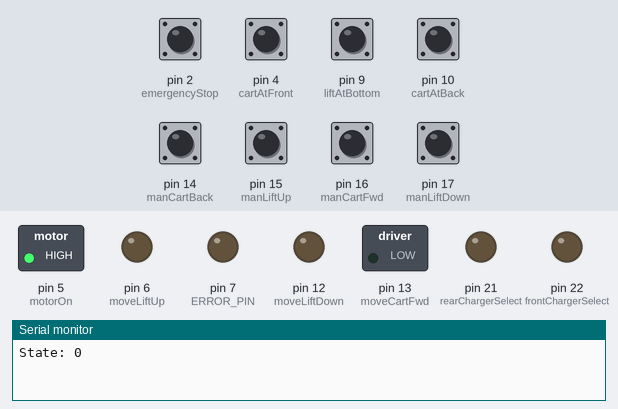
Bench run of a sketch on a simulated Arduino Mega 2560, built with avr-gcc and run on an emulated ATmega2560. On the bench: switched loads named in the sketch (green lamp = pin HIGH), output pins drawn as LEDs (lit = HIGH), the last lines printed to the serial monitor. The inputs (shaded band) are chosen by the test bench; at power-on: pin 2 (emergencyStop), pin 4 (cartAtFront), pin 9 (liftAtBottom), pin 10 (cartAtBack), pin 14 (manCartBack), pin 15 (manLiftUp), pin 16 (manCartFwd), pin 17 (manLiftDown) HIGH.

Above: at 0.05 s.
At 1.2 s:
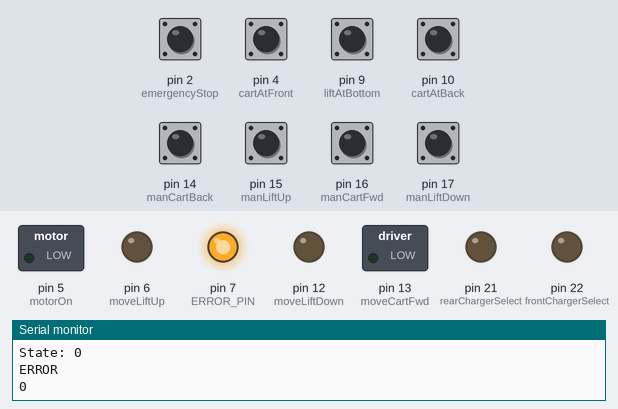
1.3 s: pin 2 (emergencyStop) pulled LOW for 0.15 s
Timing chart, 0 to 4.3 s (numbered marks = the images above; inputs shaded):
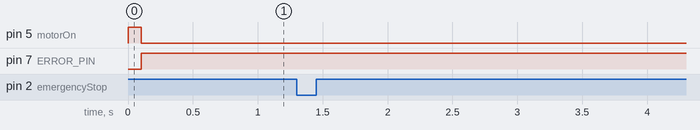

The sketch:

Ramp_Manual_Control.ino
```cpp
/* MANUAL MODE FOR THE RAMP! */
/*
 Bit 0 = manCartFwd
 Bit 1 = manCartBack
 Bit 2 = cartAtFront
 Bit 3 = cartAtBack
 Bit 4 = manLiftUp
 Bit 5 = manLiftDown
 Bit 6 = liftAtBottom
 Bit 7 = unassigned
 Bit 8 = unassigned
 Bit 9 = unassigned
 Bit 10 = unassigned
 Bit 11 = unassigned
 Bit 12 = unassigned
 Bit 13 = unassigned
 Bit 14 = unassigned
 Bit 15 = unassigned
 input: <man> <Obj> <Back/Front | up/down>
 output: <Obj> At <Where>
 */

/*
OUTPUTS:
   1. moveCartFwd/moveCartBack
   2. motorOn
   3. moveLiftUp
   4. moveLiftDown
 */
/* Serial signal for Emergency_Stop_Error */
const int ERROR_SIGNAL = 0xFF;

const int FWD_IN_OFFSET = 0;
const int BACK_IN_OFFSET = 1;
const int FWD_STOP_IN = 2;
const int BACK_STOP_IN = 3;
const int UP_IN_OFFSET = 4;
const int DOWN_IN_OFFSET = 5;
const int DOWN_STOP_IN = 6;

//4 inputs for ramp
const int manCartFwd = 16;   //B2
const int manCartBack = 14;  //B3
const int cartAtFront = 4;   //D4
const int cartAtBack = 10;   //B6

//Emergency Stop Input
const int emergencyStop = 2; //D1

//3 inputs for lift
const int manLiftUp = 15;    //B1
const int manLiftDown = 17;  //B0
const int liftAtBottom = 9;  //B5

//ERROR PIN
const int ERROR_PIN = 7;    //E6

//4 outputs
const int moveCartFwd = 13;   //C7
const int moveCartBack = 13;   //C7
const int motorOn = 5;   //C6
const int moveLiftUp = 6;     //D7
const int moveLiftDown = 12;  //D6

//outputs for checking battery location
const int rearChargerSelect = 21; //F4
const int frontChargerSelect = 22; //F1

//input for checking battery location
const int optoIsolator = 19; //F6

//enum for battery location
typedef enum {FRONT, BACK} batteryLocation;

/* Variables to hold the current and previous states */
uint16_t prevState = 0x0000;
uint16_t currState = 0x0000;

void setup() {
  	Serial.begin(9600);

	//Set ramp signals as inputs
  	pinMode(manCartFwd, INPUT);
  	pinMode(manCartBack, INPUT);
  	pinMode(cartAtFront, INPUT);
  	pinMode(cartAtBack, INPUT);
  	pinMode(emergencyStop, INPUT);

	//Set lift signals as inputs
  	pinMode(manLiftUp, INPUT);
  	pinMode(manLiftDown, INPUT);
  	pinMode(liftAtBottom, INPUT);

	// Set output pins:
  	pinMode(ERROR_PIN,OUTPUT);
  	pinMode(moveCartFwd,OUTPUT);
  	pinMode(moveCartBack,OUTPUT);
  	pinMode(motorOn,OUTPUT);
  	pinMode(moveLiftUp, OUTPUT);
  	pinMode(moveLiftDown, OUTPUT);

	// Outputs for checking battery location
  	pinMode(rearChargerSelect, OUTPUT);
  	pinMode(frontChargerSelect, OUTPUT);

	// Input for opto isolator
  	pinMode(optoIsolator, INPUT);

	// Set the inputs as high (since active low)
  	digitalWrite(manCartFwd, HIGH);
  	digitalWrite(manCartBack, HIGH);
  	digitalWrite(cartAtFront, HIGH);
  	digitalWrite(cartAtBack, HIGH);
  	digitalWrite(emergencyStop, HIGH);

  	digitalWrite(manLiftUp, HIGH);
  	digitalWrite(manLiftDown, HIGH);
  	digitalWrite(liftAtBottom, HIGH);

  	// don't set optoIsolator high [it is done in checkForBattery()]

	// Set outputs as low initially
  	digitalWrite(ERROR_PIN,LOW);
  	digitalWrite(moveCartFwd, LOW);
  	digitalWrite(moveLiftUp, LOW);
  	digitalWrite(moveLiftDown, LOW);

  	digitalWrite(rearChargerSelect, LOW);
  	digitalWrite(frontChargerSelect, LOW);

  	/* SET THIS ONE HIGH! */
  	digitalWrite(motorOn, HIGH);

	/* INTERRPUT! */
	attachInterrupt(digitalPinToInterrupt(emergencyStop), StopISR, FALLING);
}

/* This function takes all of the inputs and adds it into
   the state to be returned (currstate). All inputs are
   active low. */
uint16_t checkInputs(){
  uint8_t tempState = 0x00;
  tempState |= (!digitalRead(manCartFwd)) << FWD_IN_OFFSET;
  tempState |= (!digitalRead(manCartBack)) << BACK_IN_OFFSET;
  tempState |= (!digitalRead(cartAtFront)) << FWD_STOP_IN;
  tempState |= (!digitalRead(cartAtBack)) << BACK_STOP_IN;
  tempState |= (!digitalRead(manLiftUp)) << UP_IN_OFFSET;
  tempState |= (!digitalRead(manLiftDown)) << DOWN_IN_OFFSET;
  tempState |= (!digitalRead(liftAtBottom)) << DOWN_STOP_IN;
  return tempState;
}

void loop() {
  prevState = currState;
  currState = checkInputs();
  Serial.print("State: ");
  Serial.println(currState, HEX);
  delay(100);
  if (Serial1.available() > 0){
    uint16_t incoming = Serial1.read() << 8;
    incoming |= Serial1.read();
    Serial.print("External State: ");
    Serial.println(incoming);
  }

  switch (currState) {

  /* Lift not all the way down and not moving lift. */
  case 0x01:
  case 0x02:
  case 0x04:
  case 0x05:
  case 0x06:
  case 0x08:
  case 0x09:
  case 0x0A:
  	 break;

  case 0x40: //LIFT IS DOWN, NOT MOVING
  case 0x44: //FWD END ON, DOWN ON, NOT MOVING
  case 0x48: //BACK END ON, DOWN ON, NOT MOVING
    stopCarts();
    stopLift();
    break;

  case 0x41: //MOVE FWD SWITCH IS ON
  case 0x49: //MOVE FWD, BACK END IS ON
    movFwd();
    break;

  case 0x45: // MOVE FWD, BUT FWD END IS ON
  case 0x4A: // MOVE BACKWARD, BUT BACK END IS ON
    stopCarts();
    break;

  case 0x42: //MOVE BACKWARD SWITCH IS ON
  case 0x46: //MOVE BACKWARD, FWD END IS ON
    movRev();
    break;

  case 0x14:  //MANUAL RAISE LIFT IS ON, CARTS IN FRONT
  case 0x18:  //MANUAL RAISE LIFT IS ON, CARTS IN BACK
  case 0x54:  //MANUAL RAISE LIFT IS ON, LIFT IS AT BOTTOM, CARTS IN FRONT
  case 0x58:  //MANUAL RAISE LIFT IS ON, LIFT IS AT BOTTOM, CARTS IN BACK
    movUp();
	 while(digitalRead(manLiftUp) == LOW);
	 stopLift();
    break;

  case 0x24:  //MOVE DOWN SWITCH IS ON, LIFT IS NOT AT BOTTOM, CARTS IN FRONT
  case 0x28:  //MOVE DOWN SWITCH IS ON, LIFT IS NOT AT BOTTOM, CARTS IN BACK
    movDown();
	 while((digitalRead(manLiftDown) == LOW) && digitalRead(liftAtBottom) == HIGH);
	 stopLift();
    break;

  case 0x64:  //MOVE DOWN, BUT DOWN ENDSTOP IS ON, CARTS ARE IN FRONT
  case 0x68:  //MOVE DOWN, BUT DOWN ENDSTOP IS ON, CARTS IN BACK
    stopLift();
    break;

  default: //LOL GG DONE MESSED UP SON
    error();
    break;
  }
}

void movFwd(){
  digitalWrite(moveCartFwd,HIGH);
  delay(500);
  digitalWrite(moveCartFwd,LOW);
}

void stopCarts(){
  digitalWrite(moveCartFwd,LOW);
}

void movRev(){
  digitalWrite(moveCartBack,HIGH);
  delay(500);
  digitalWrite(moveCartBack, LOW);
}

void movUp(){
  digitalWrite(moveLiftDown, LOW);
  digitalWrite(moveLiftUp, HIGH);
}

void stopLift(){
  digitalWrite(moveLiftDown, LOW);
  digitalWrite(moveLiftUp, LOW);
}

void movDown(){
  digitalWrite(moveLiftUp, LOW);
  digitalWrite(moveLiftDown, HIGH);
}

/*
unsigned char checkForBattery(batteryLocation location){
  unsigned char foundBattery = 0;
  digitalWrite(optoIsolator, HIGH);
  digitalWrite(RearChargerSelect, LOW);
  digitalWrite(FrontChargerSelect, HIGH);
  delay(50);
  if (!digitalRead(optoIsolator))
    foundBattery = 1;
  digitalWrite(FrontChargerSelect, LOW);
  digitalWrite(optoIsolator, LOW);
  return 0;
} */

void error() {
   Serial1.write(ERROR_SIGNAL);
	while (1){
    	digitalWrite(moveCartFwd,LOW);
    	digitalWrite(motorOn, LOW);
    	digitalWrite(moveLiftUp, LOW);
    	digitalWrite(moveLiftDown, LOW);
    	digitalWrite(ERROR_PIN,HIGH);
    	Serial.println("ERROR");
    	Serial.println(currState);
    	delay(5000);
  	}
}

void StopISR() {
	Serial.println("Emergency Stop Button Pressed!");
	error();
}
```
